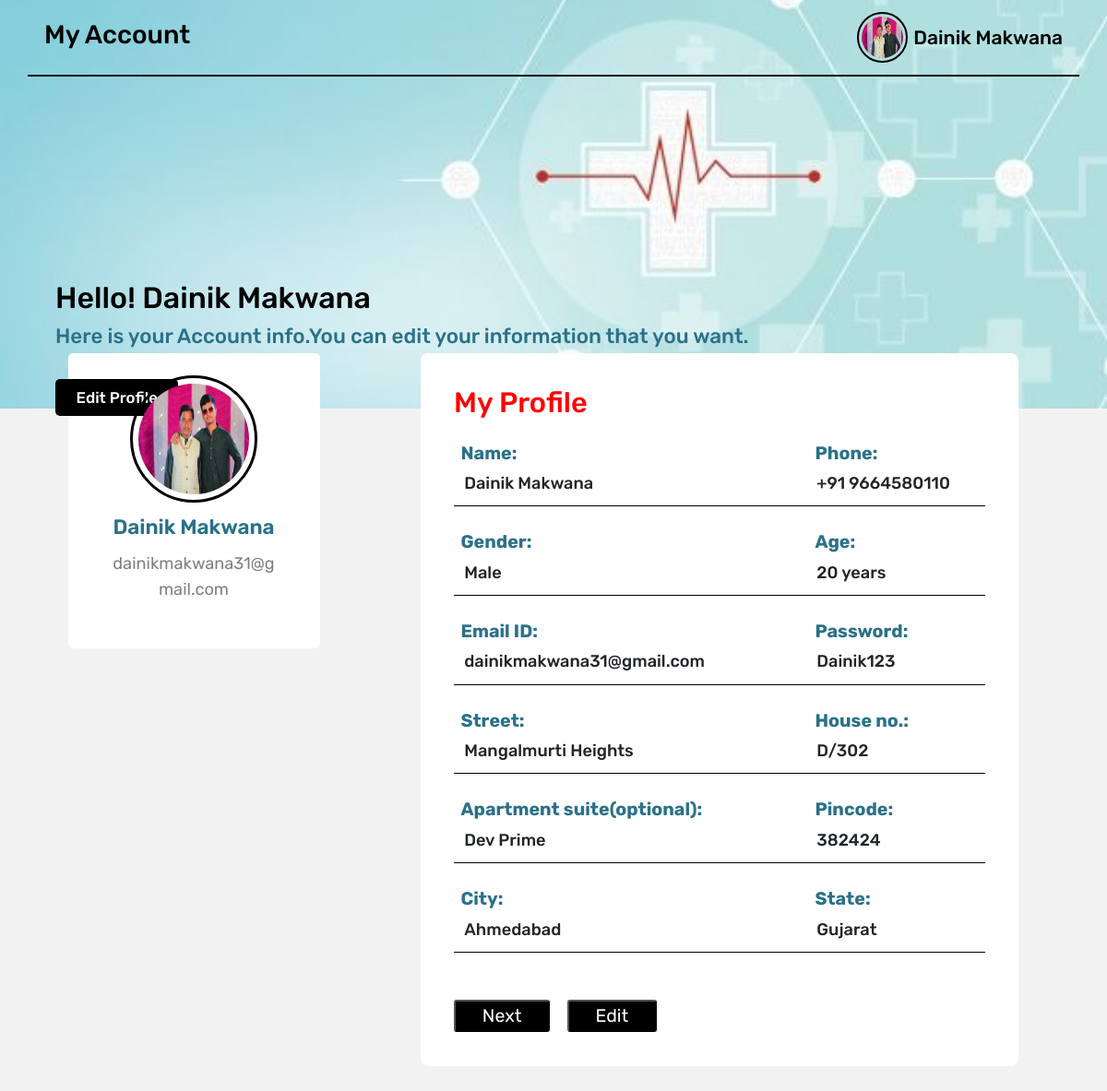
Screenshot of /user_panel/profile/profile.php (signed in) with the database file from the repository.
### tables this page shows
CREATE TABLE `user_login_data` (
  `profile_img` varchar(100) DEFAULT NULL,
  `name` varchar(30) NOT NULL,
  `gender` varchar(7) DEFAULT NULL,
  `age` int(3) DEFAULT NULL,
  `email` varchar(50) NOT NULL,
  `pass` varchar(20) NOT NULL,
  `phone` bigint(10) DEFAULT NULL,
  `address` varchar(2000) DEFAULT NULL,
  `status` varchar(7) NOT NULL,
  `otp_limit` bigint(12) DEFAULT NULL
);

### user_panel/profile/profile.php (the view, shortened to what this page needs)
<!DOCTYPE html>
<html lang="en">
<head>
    <?php include("C:/xampp/htdocs/php/medicine_website/user_panel/links.php"); ?>
</head>
<?php include("C:/xampp/htdocs/php/medicine_website/database.php"); ?>
<body>
    <main>
        <?php
        $select = $conn->prepare("SELECT * FROM `user_login_data` WHERE email='" . $_SESSION["email"] . "'");
        $select->execute();
        $select = $select->fetchAll();
        foreach ($select as $row) { ?>
            <div id="main_div">
                <div id="page1">
                    <div id="heading">
                        <h1>My Account</h1>
                        <div id="right_img">
                            <?php if ($row["profile_img"] != null) { ?>
                                <img src="http://localhost/php/medicine_website/user_panel/profile/profile_imgs/<?php echo $row["profile_img"]; ?>" alt="">
                            <?php } else { ?>
                                <img src="user.png" alt="">
                            <?php } ?>
                            <span id="name"><?php echo $row["name"]; ?></span>
                        </div>
                    </div>
                    <div id="description">
                        <h1>Hello! <?php echo $row["name"]; ?></h1>
                        <span>Here is your Account info.You can edit your information that you want.</span>
                        <button class="edit_btn">Edit Profile</button>
                    </div>
                </div>
                <div id="page2">
                    <div id="left_div">
                        <?php if ($row["profile_img"] == null) { ?>
                            <div id="profile_img">
                                <img src="http://localhost/php/medicine_website/user_panel/profile/user.png" alt="">
                                <span id="name"><?php echo $row["name"]; ?></span>
                                <span id="email"><?php echo $row["email"]; ?></span>
                            </div>
                        <?php }
                        else { ?>
                            <div id="profile_img">
                                <img src="http://localhost/php/medicine_website/user_panel/profile/profile_imgs/<?php echo $row["profile_img"]; ?>" alt="">
                                <span id="name"><?php echo $row["name"]; ?></span>
                                <span id="email"><?php echo $row["email"]; ?></span>
                            </div>
                        <?php } ?>
                    </div>
                    <div id="right_div">
                        <div id="show_profile">
                            <h1>My Profile</h1>
                            <div class="container">
                                <div class="row mb-4">
                                    <div class="col-md-8">
                                        <label>Name:</label>
                                        <p><?php echo $row["name"]; ?></p>
                                    </div>
                                    <div class="col-md-4">
                                        <label>Phone:</label>
                                        <p>+91 <?php if ($row["phone"] != 0) {
                                                    echo $row["phone"];
                                                } ?></p>
                                    </div>
                                </div>
                                <div class="row mb-4">
                                    <div class="col-md-8">
                                        <label>Gender:</label>
                                        <p><?php echo $row["gender"]; ?></p>
                                    </div>
                                    <div class="col-md-4">
                                        <label>Age:</label>
                                        <p><?php if ($row["age"] != 0) {
                                                echo $row["age"] . " years";
                                            } ?></p>
                                    </div>
                                </div>
                                <div class="row mb-4">
                                    <div class="col-md-8">
                                        <label>Email ID:</label>
                                        <p><?php echo $row["email"]; ?></p>
                                    </div>
                                    <div class="col-md-4">
                                        <label>Password:</label>
                                        <p><?php echo $row["pass"]; ?></p>
                                    </div>
                                </div>
                                <div class="row mb-4">
                                    <div class="col-md-8">
                                        <label>Street:</label>
                                        <p><?php if (isset(unserialize($row["address"])["street"])) echo unserialize($row["address"])["street"]; ?></p>
                                    </div>
                                    <div class="col-md-4">
                                        <label>House no.:</label>
                                        <p><?php if (isset(unserialize($row["address"])["house_no"])) echo unserialize($row["address"])["house_no"]; ?></p>
                                    </div>
                                </div>
                                <div class="row mb-4">
                                    <div class="col-md-8">
                                        <label>Apartment suite(optional):</label>
                                        <p><?php if (isset(unserialize($row["address"])["suite"])) echo unserialize($row["address"])["suite"]; ?></p>
                                    </div>
                                    <div class="col-md-4">
                                        <label>Pincode:</label>
                                        <p><?php if (isset(unserialize($row["address"])["pincode"])) echo unserialize($row["address"])["pincode"]; ?></p>
                                    </div>
                                </div>
                                <div class="row mb-4">
                                    <div class="col-md-8">
                                        <label>City:</label>
                                        <p><?php if (isset(unserialize($row["address"])["city"])) echo unserialize($row["address"])["city"]; ?></p>
                                    </div>
                                    <div class="col-md-4">
                                        <label>State:</label>
                                        <p><?php if (isset(unserialize($row["address"])["state"])) echo unserialize($row["address"])["state"]; ?></p>
                                    </div>
                                </div>
                            </div>
                            <div class="btns mt-5">
                                <input type="submit" value="Next" id="next_btn" />
                                <input type="reset" value="Edit" class="edit_btn" />
                            </div>
                        </div>
                    </div>
                </div>
            </div>
        <?php } ?>
    </main>
</body>
</html>

### rows the page displays
user_login_data: profile_img (picture), name "Dainik Makwana", email "dainikmakwana31@gmail.com", phone "9664580110", gender "Male", age "20", pass "Dainik123", address "Mangalmurti Heights", address "D/302", address "Dev Prime", address "382424", address "Ahmedabad", address "Gujarat"
